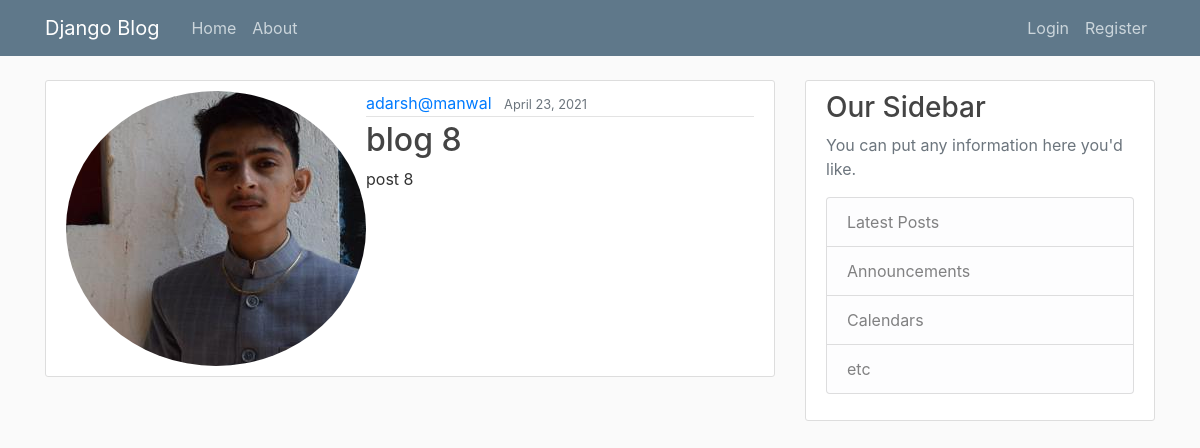
Screenshot of /post/9/ with the database file from the repository.
### blog/models.py (models this page shows, shortened)
class post(models.Model):
    title=models.CharField(max_length=100)
    content=models.TextField()
    date_posted=models.DateField(default=timezone.now)
    author=models.ForeignKey(User,on_delete=models.CASCADE)

### users/models.py (models this page shows, shortened)
class Profile(models.Model):
    user = models.OneToOneField(User, on_delete=models.CASCADE)
    image = models.ImageField(default='default.jpg', upload_to='profile_pics')

### blog/views.py (the view)
# urls.py: path('post/<int:pk>/', PostDetailView.as_view(), name='post-detail'),
class PostDetailView(DetailView):
    model = post

### blog/templates/blog/post_detail.html (shortened to what this page needs)
{% extends "blog/base.html" %}
{% block content %}
<article class="media content-section">
    <img src="{{object.author.profile.image.url}}" class="rounded-circle article">
    <div class="media-body">
        <div class="article-metadata">
            <a class="mr-2" href="{% url 'user-post' object.author.username%}">{{ object.author }}</a>
            <small class="text-muted">{{ object.date_posted }}</small>
        </div>
        <h2 class="article-title">{{object.title}}</h2>
        <p class="article-content">{{ object.content }}</p>
    </div>
</article>
{% endblock content %}

### blog/static/blog/main.css (style rules this page uses)
body { background: #fafafa; color: #333333; margin-top: 5rem; }
h1, h2, h3, h4, h5, h6 { color: #444444; }
.content-section { background: #ffffff; padding: 10px 20px; border: 1px solid #dddddd; border-radius: 3px; margin-bottom: 20px; }
.article-title { color: #444444; }
.article-content { white-space: pre-line; }
.article-metadata { padding-bottom: 1px; margin-bottom: 4px; border-bottom: 1px solid #e3e3e3 }

### rows the page displays
post: author.profile.image (picture), author "adarsh@manwal", date_posted "April 23, 2021", title "blog 8", content "post 8"
